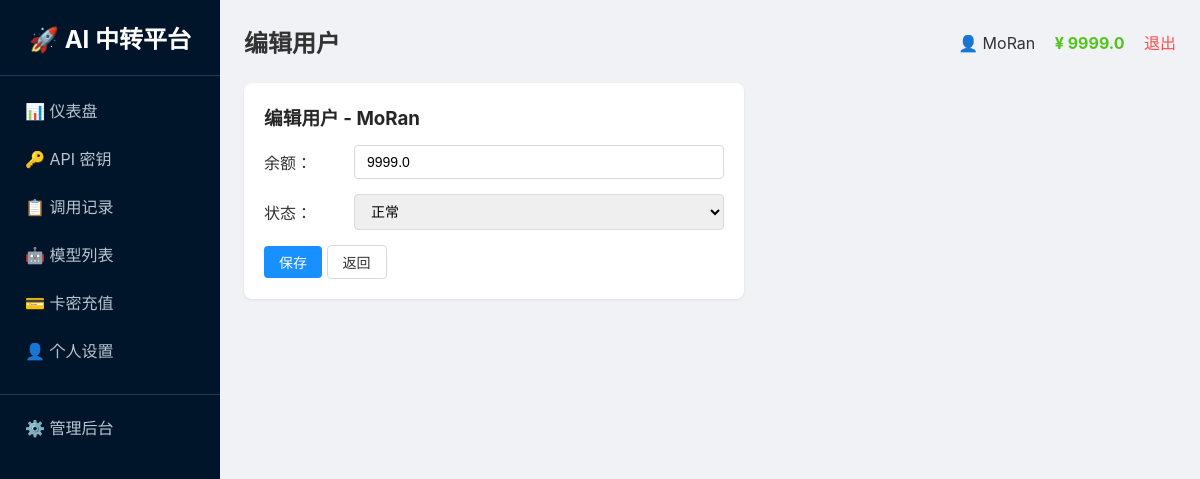
/admin/user/edit/1 (signed in), run on an earlier commit of the app's database.
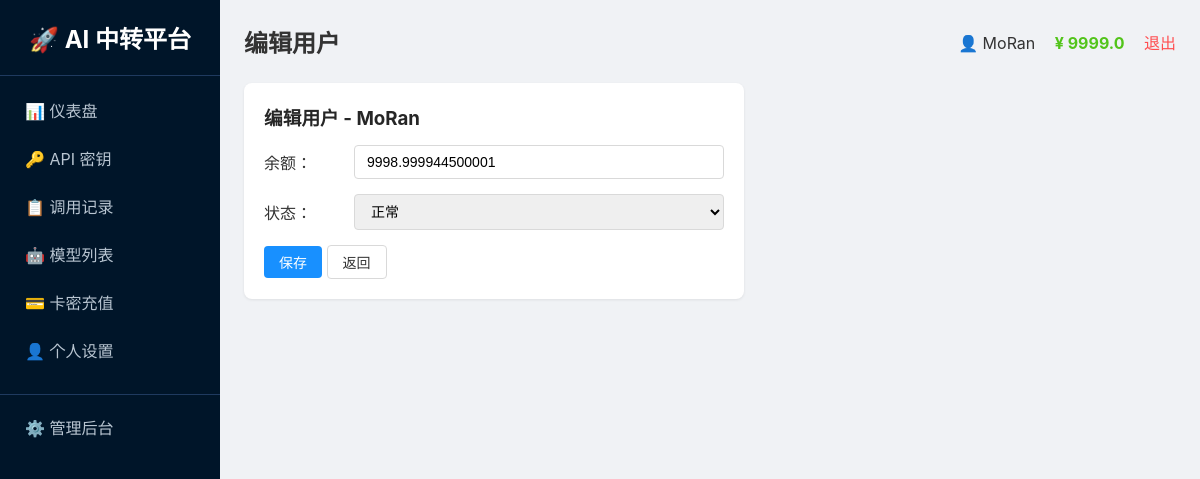
And on a later commit of the database.
### tables this page shows
CREATE TABLE users
                 (id INTEGER PRIMARY KEY AUTOINCREMENT,
                  username TEXT UNIQUE NOT NULL,
                  password TEXT NOT NULL,
                  balance REAL DEFAULT 0,
                  is_admin INTEGER DEFAULT 0,
                  status INTEGER DEFAULT 1,
                  created_at TEXT);

### app.py (the view, shortened to what this page needs)
@app.route('/admin/user/edit/<int:uid>', methods=['GET','POST'])
@login_required
@admin_required
def edit_user(uid):
    conn = get_db()
    if USE_POSTGRES:
        u = fetch_one(conn, "SELECT * FROM users WHERE id = %s", (uid,))
    else:
        u = fetch_one(conn, "SELECT * FROM users WHERE id = ?", (uid,))
    user = get_user()
    conn.close()
    return render_template('admin_edit_user.html',
                           page_title='编辑用户',
                           user=user,
                           menu_items=MENU_ITEMS,
                           active_menu='admin',
                           edit_user=u)

### app.py (called while the page is built)
def get_db():
    if USE_POSTGRES:
        if not PSYCOPG2_AVAILABLE:
            raise RuntimeError("PostgreSQL 数据库需要 psycopg2 库，请安装: pip install psycopg2-binary")
        conn = psycopg2.connect(DATABASE_URL)
        conn.autocommit = False
        return conn
    else:
        import sqlite3
        db_path = os.environ.get('DATABASE_PATH', os.path.join(os.path.dirname(os.path.abspath(__file__)), 'platform.db'))
        conn = sqlite3.connect(db_path)
        conn.row_factory = sqlite3.Row
        return conn

def get_user():
    if 'user_id' not in session:
        return None
    conn = get_db()
    if USE_POSTGRES:
        cursor = conn.cursor(cursor_factory=RealDictCursor)
        cursor.execute("SELECT * FROM users WHERE id = %s", (session['user_id'],))
        user = cursor.fetchone()
        cursor.close()
    else:
        cursor = conn.cursor()
        cursor.execute("SELECT * FROM users WHERE id = ?", (session['user_id'],))
        row = cursor.fetchone()
        cursor.close()
        if row:
            columns = [desc[0] for desc in cursor.description]
            user = dict(zip(columns, row))
        else:
            user = None
    conn.close()
    return user

### templates/admin_edit_user.html (shortened to what this page needs)
{% extends "base.html" %}
{% block content %}
<div class="card" style="max-width:500px">
    <h3>编辑用户 - {{ edit_user.username }}</h3>
    <form method="post">
        <div class="form-row">
            <label style="width:80px">余额：</label>
            <input name="balance" value="{{ edit_user.balance }}" step="0.01" type="number" style="flex:1">
        </div>
        <div class="form-row">
            <label style="width:80px">状态：</label>
            <select name="status" style="flex:1">
                <option value="1" {% if edit_user.status == 1 %}selected{% endif %}>正常</option>
            </select>
        </div>
        <button class="btn btn-primary" type="submit">保存</button>
        <a href="/admin/users" class="btn btn-default">返回</a>
    </form>
</div>
{% endblock %}

### templates/base.html (shortened to what this page needs)
<!DOCTYPE html>
<html>
<head>
</head>
<body>
    <div class="layout">
        <div class="sidebar">
            <h2>🚀 AI 中转平台</h2>
            {% for key, name, url in menu_items %}
                <a href="{{ url }}" class="menu-item {{ 'active' if active_menu == key else '' }}">{{ name }}</a>
            {% endfor %}
            {% if user and user.is_admin %}
                <a href="/admin" class="menu-item" style="margin-top:20px;border-top:1px solid #1f3a5f;padding-top:20px">⚙️ 管理后台</a>
            {% endif %}
        </div>
        <div class="main">
            <div class="header">
                <h2>{{ page_title }}</h2>
                <div>
                    <span>👤 {{ user.username if user else '未登录' }}</span>
                <span style="margin-left:15px;color:#52c41a;font-weight:bold">¥ {{ (user.balance|round(2)) if user else 0 }}</span>
                    <a href="/logout" class="logout">退出</a>
                </div>
            </div>
            {% block content %}{% endblock %}
        </div>
    </div>
</body>
</html>

What changed in the data, as far as the page shows it:
changed users "MoRan": balance "9999.0" → "9998.999944500001"
